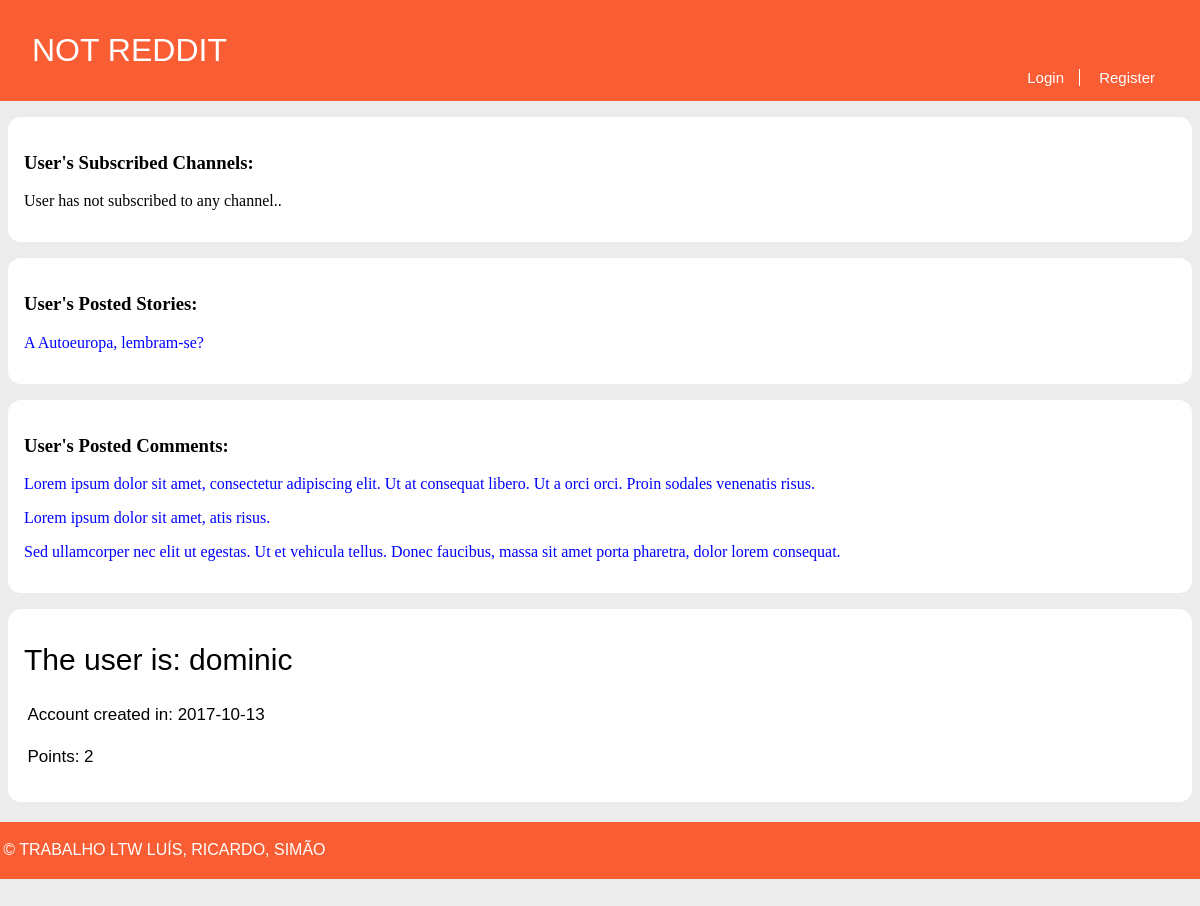
The app's page /pages/profile.php?name=dominic, older data.
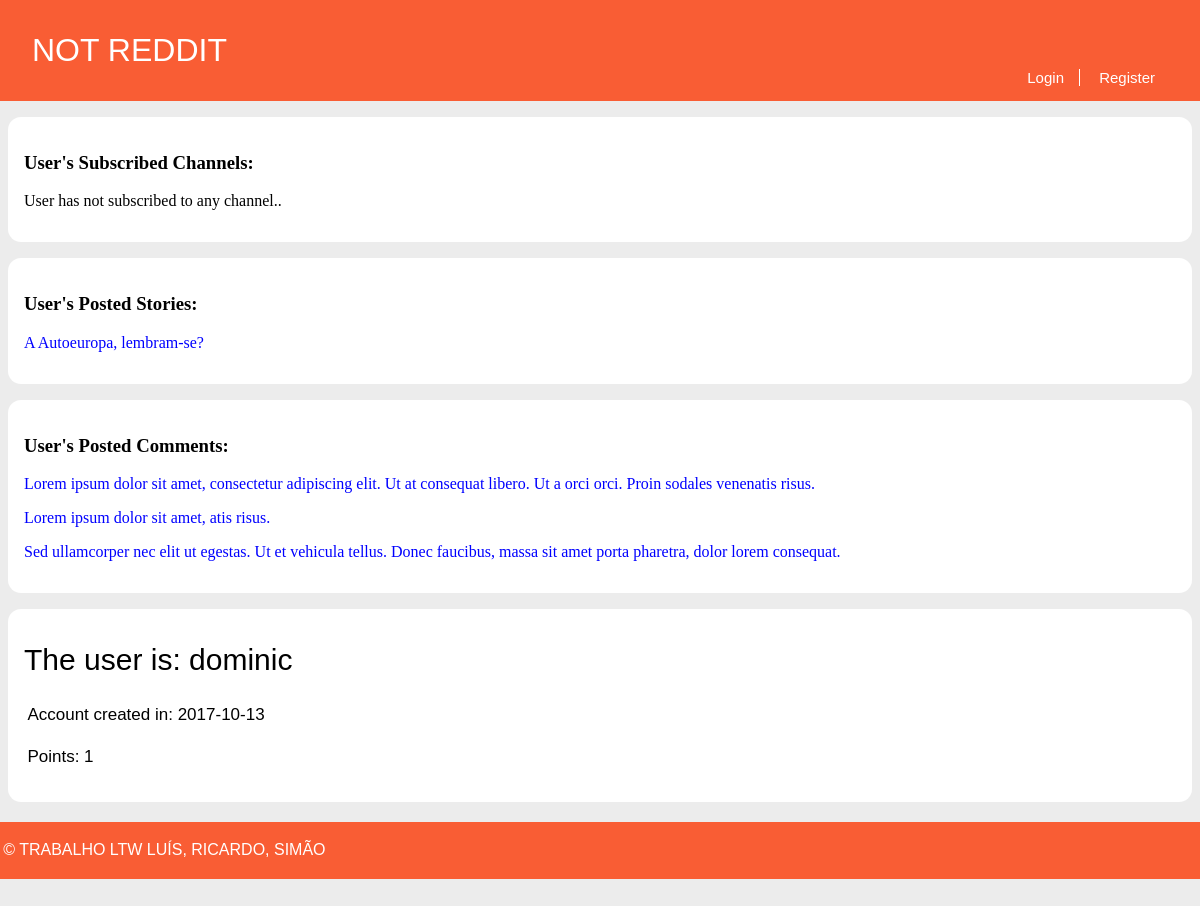
The same page, newer data.
### tables this page shows
CREATE TABLE Story (
  id INTEGER PRIMARY KEY,
  title VARCHAR,
  published INTEGER, -- date when the story was published in epoch format
  channel VARCHAR REFERENCES channel, -- comma separated tags
  author VARCHAR REFERENCES utilizer, -- who wrote the article
  points INTEGER DEFAULT 0,
  fulltext VARCHAR
);

CREATE TABLE Comment (
  id INTEGER PRIMARY KEY,
  story_id INTEGER REFERENCES story,
  parent_comment INTEGER REFERENCES comment,
  username VARCHAR REFERENCES utilizer,
  date INTEGER NOT NULL, -- date when comment was published in epoch format
  points INTEGER DEFAULT 0,
  text VARCHAR NOT NULL
);

CREATE TABLE Utilizer (
  username VARCHAR PRIMARY KEY,
  password VARCHAR NOT NULL,
  points INTEGER DEFAULT 0,
  created INTEGER -- date when the utilizer was created in epoch format
);

### database/db_user.php (called while the page is built, shortened)
<?php
    function getUserPublicInfo($username) {
        $db = Database::instance()->db();
        $stmt = $db->prepare('SELECT points, created FROM Utilizer WHERE username = ?');
        $stmt->execute(array($username));
        return $stmt->fetchAll();
    }
    function getAllStoriesPosted($username) {
        $db = Database::instance()->db();
        $stmt = $db->prepare('SELECT id, title FROM Story WHERE author = ?');
        $stmt->execute(array($username));
        return $stmt->fetchAll();
    }
    function getAllCommentsPosted($username) {
        $db = Database::instance()->db();
        $stmt = $db->prepare('SELECT story_id, date, points, text FROM Comment WHERE username = ?');
        $stmt->execute(array($username));
        return $stmt->fetchAll();
    }
?>

### templates/tpl_profile.php (the view, shortened to what this page needs)
<?php
	include_once('../templates/tpl_common.php');
?>
<?php function draw_posted_stories($username) { ?>
	<link rel="stylesheet" href="../css/profile.css">
	<section id="subscriptions">
		<h3> User's Posted Stories: </h3>
		<?php
		$postedStoriesId = getAllStoriesPosted($username);
		if(empty($postedStoriesId)) { ?>
		<p> User has not posted any story..</p>
		<?php } else {
		foreach($postedStoriesId as $story) { ?>
			<p><a onclick="window.location.href='../pages/story.php?id=<?=$story['id']?>'"><?=$story['title']?></a></p>
		<?php }
		} ?>
	</section>
<?php } ?>
<?php function draw_posted_comments($username) { ?>
	<section id="subscriptions">
		<h3> User's Posted Comments: </h3>
		<?php
		$postedComments = getAllCommentsPosted($username);
		if(empty($postedComments)) { ?>
		<p> User has not posted any comment..</p>
		<?php } else {
		foreach($postedComments as $comment) { ?>
			<p><a onclick="window.location.href='../pages/story.php?id=<?=$comment['story_id']?>'"> <?=$comment['text']?> </a></p>
		<?php }
		} ?>
	</section>
<?php } ?>

### pages/profile.php (shortened to what this page needs)
<?php
    include_once('../templates/tpl_common.php');
    include_once('../templates/tpl_sub.php');
    include_once('../database/db_user.php');
    include_once('../templates/tpl_profile.php');
    $usernameOfProfile = $_GET['name'];
    if(!isset($_SESSION['username'])) {
        draw_header(null, 'NOT REDDIT');
    } else {
        draw_header($_SESSION['username'], 'NOT REDDIT');
        if($usernameOfProfile == $_SESSION['username']){
            draw_edit_profile_button();
        }
    }
    $userInfo = getUserPublicInfo($usernameOfProfile);
    draw_subscribersAside($usernameOfProfile);
    draw_posted_stories($usernameOfProfile);
    draw_posted_comments($usernameOfProfile);
    draw_user_info($usernameOfProfile, $userInfo[0]['created'], $userInfo[0]['points']);
    draw_footer();
?>

### templates/tpl_common.php (shortened to what this page needs)
<?php
	include_once('tpl_sub.php');
	include_once('../database/db_user.php');
?>
<?php function draw_header($username, $channel) { ?>
	<!DOCTYPE html>
	<html>
		<head>
			<link rel="stylesheet" href="../css/common.css">
		</head>
		<body>
			<header>
				<?php if($channel === "NOT REDDIT") { ?>
					<a id="title" href="../pages/homepage.php"><?=$channel?></a>
				<?php } else { ?>
					<a id="title" href="../pages/channel.php?name=<?=$channel?>"><?=$channel?></a>
				<?php } ?>
				<?php if($username != NULL) { ?>
					<nav id="signup">
						<a id="profile" href="../pages/profile.php?name=<?=$username?>"><?= $username ?></a>
						<a href="../actions/action_logout.php">Logout</a>
						<?php draw_subscriberList() ?>
					</nav>
				<?php } else { ?>
					<nav id="signup">
						<a href="../pages/login.php">Login</a>
						<a href="../pages/register.php">Register</a>
					</nav>
				<?php } ?>
			</header>
<?php } ?>
<?php function draw_user_info($username, $created, $points) { ?>
	<?php $data = convert_epoch($created) ?>
	<link rel="stylesheet" href="../css/story.css">
	<section id="storyText">
		<h1>The user is: <?=$username?></h1>
		<p>Account created in: <?=$data->format('Y-m-d')?></p>
		<p>Points: <?=$points?></p>
	</section>
<?php } ?>
<?php function convert_epoch($epoch){
	$dt = new DateTime("@$epoch");
	return $dt;
} ?>
<?php function draw_footer() { ?>
	</body>
	<footer>
		<p>&copy; TRABALHO LTW LUÍS, RICARDO, SIMÃO</p>
	</footer>
	</html>
<?php } ?>

### templates/tpl_sub.php (shortened to what this page needs)
<?php function draw_subscribersAside($username) { ?>
  <link rel="stylesheet" href="../css/story.css">
  <section id="subscriptions">
      <h3> User's Subscribed Channels: </h3>
      <?php
      $subscribedChannelsNames = getSubscribedChannels($username);
      if(empty($subscribedChannelsNames)) { ?>
        <p> User has not subscribed to any channel..</p>
      <?php } else {
        foreach( $subscribedChannelsNames as $channelName) { ?>
          <p><a onclick="window.location.href='../pages/channel.php?name=<?=$channelName['channel']?>'"><?=$channelName['channel']?></a></p>
        <?php }
      } ?>
  </section>
<?php } ?>

### css/common.css (style rules this page uses)
body { margin: 0 auto; padding-bottom: 5em; max-width: 80em; --bg-color: #ececec; --panel-color: #f95d34; --error-bg-color: lightcoral; --error-ft-color: black; --successs-bg-color: lightgreen; --success-ft-color: black; background-color: var(--bg-color); }
body > header { display: grid; grid-template-columns: 1fr auto; grid-template-rows: auto auto; background-color: var(--panel-color) ; color: white; font-family: Verdana, sans-serif; }
body > header #title { padding-top: 1em; padding-left: 1em; text-decoration: none; color: white; font-size: 32px; grid-column: 1; grid-row: 1; cursor: pointer; }
body > header #signup { padding-right: 2em; padding-bottom: 15px; grid-column: 2; grid-row: 2; font-size: 15px; }
body > header > #signup > a:first-child { border-right: 1px solid white; }
body > header > #signup > a { padding: 0 1em; color: white; text-decoration: none; }
body > header #signup > a:first-child { padding-left: 0; }
footer { padding: 0.2em; margin: 20px auto; max-width: 80em; background-color: var(--panel-color); color: white; font-family: Verdana, sans-serif; }

### css/story.css (style rules this page uses)
#storyText { background-color: white; border-radius: 13px; margin: 1em 0.5em 0em 0.5em; padding: 1em; }
#storyText > h1 { text-align: left; font-size: 30px; font-weight: 480; font-family: Verdana, sans-serif; margin-top: 0.6em; }
#storyText > p { text-align: justify; font-size: 17px; line-height: 25px; font-family: Arial, sans-serif; margin-left: 0.2em; margin-right: 2.5em; }

### css/profile.css (style rules this page uses)
section:not(#dropdown) { background-color: white; border-radius: 13px; margin: 1em 0.5em 0em 0.5em; padding: 1em; }
a { color:blue; }

Row changes from the older to the newer data that the page shows:
changed utilizer: points "2" → "1"
